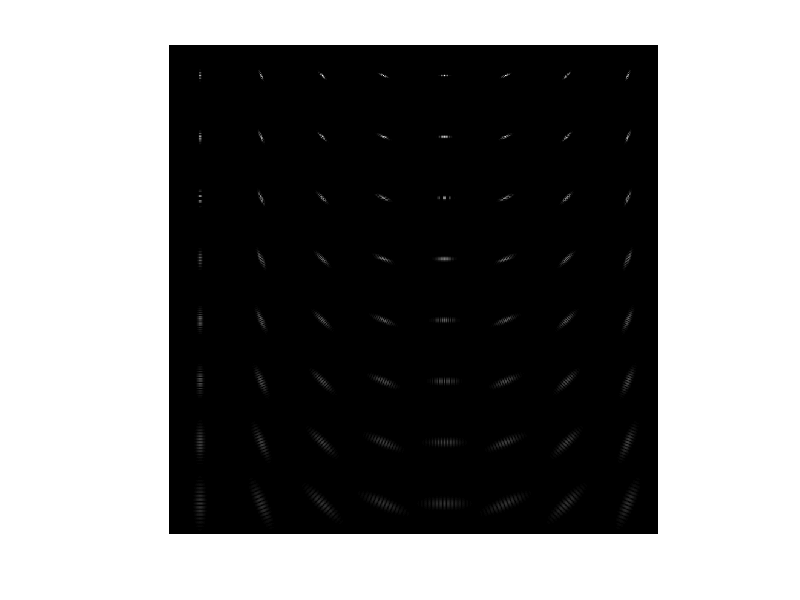
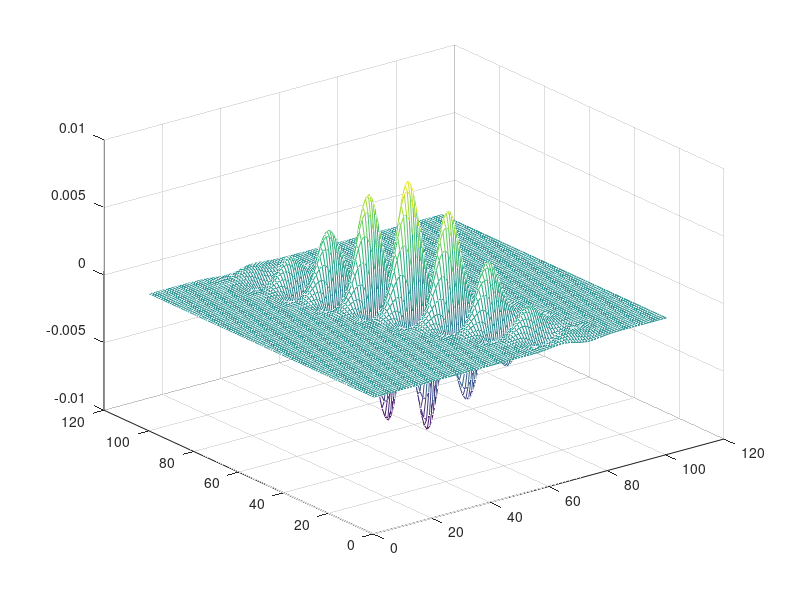

These figures' MATLAB source, in order:
close all

L  = 8;   % rotations
S  = 8;   % dilations
fh = 0.5;   % highest frequency
fl = 0.1; % lowest frequency
M  = 101;  % mask size


alpha = (fh/fl)^(1/(S-1));
sx = sqrt(2*log(2))*(alpha+1)/2/pi/fh/(alpha-1);
sy = 10*sqrt(2*log(2)-(2*log(2)/2/pi/sx/fh)^2)/(2*pi*tan(pi/2/L)*(fh-2*log(1/4/pi^2/sx^2/fh)));
u0 = fh;


% g = zeros(S,L);
% size_out = size(I)+[M M]-1;
% Iw = fft2(I,size_out(1),size_out(2));
% n1 = (M+1)/2;
% [NN,MM] = size(I);

FF = [];
for p=1:S;
    Fp = [];
    for q=1:L
        [q p]
        f = zeros(M,M);
        sx2 = sx*sx;
        sy2 = sy*sy;
        c = (M+1)/2;
        ap = alpha^-p;
        tq = pi*(q-1)/L;
        
        f_exp = 2*pi*sqrt(-1)*u0;
        for i=1:M
            x = i - c;
            for j=1:M
                y = j - c;
                x1 = ap*(x*cos(tq)+y*sin(tq));
                y1 = ap*(y*cos(tq)-x*sin(tq));
                f(i,j) = exp(-0.5*(x1*x1/sx2+y1*y1/sy2))*exp(f_exp*x1);
                
            end
        end
        f = ap*f/2/pi/sx/sy;
        Fp = [Fp real(f)];
    end
    FF = [FF;Fp];
end
figure(1)
imshow(log(abs(FF)+1),[])
figure(2)
mesh(real(f))